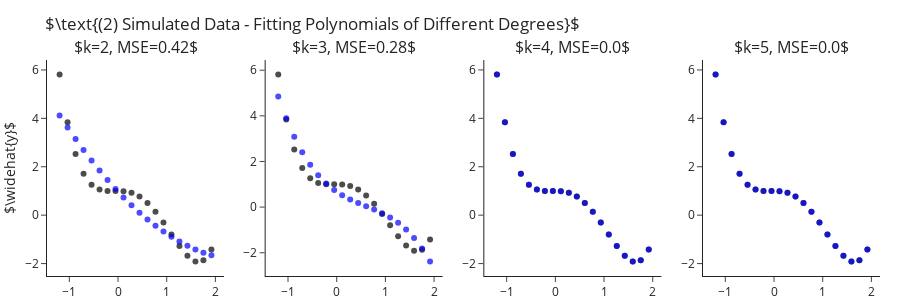

Write notebook code for a chart like this one.
### Markdown cell above
## Fitting A Polynomial Of Different Degrees

Next, let us fit polynomials of different degrees and different noise properties to study how it influences the learned model.
We begin with the noise-less case where we fit for different values of $k$. As we increase $k$ we manage to fit a model
that describes the data in a better way, reflected by the decrease in the MSE.

*Notice that in both the `PolynomialFeatures` and `LinearRegression` functions we can add the bias/intercept parameter. As in this case it makes no difference, we will include the bias in the polynomial features transformation and fit a linear regression **without** an intercept. The bias parameter of the polynomial features (i.e. $x^0$) will in reality be the intercept of the linear regression.*

### Code cell
from sklearn.linear_model import LinearRegression
from sklearn.pipeline import make_pipeline

ks = [2, 3, 4, 5]
fig = make_subplots(1, 4, subplot_titles=list(ks))
for i, k in enumerate(ks):
    y_hat = make_pipeline(PolynomialFeatures(k), LinearRegression(fit_intercept=False)).fit(X, y_).predict(X)
    
    fig.add_traces([go.Scatter(x=x, y=y_, mode="markers", name="Real Points",  marker=dict(color="black", opacity=.7), showlegend=False),
                    go.Scatter(x=x, y=y_hat, mode="markers", name="Predicted Points",  marker=dict(color="blue", opacity=.7), showlegend=False)], rows=1, cols=i+1)
    fig["layout"]["annotations"][i]["text"] = rf"$k={{0}}, MSE={{1}}$".format(k, round(np.mean((y_-y_hat)**2), 2))

fig.update_layout(title=r"$\text{(2) Simulated Data - Fitting Polynomials of Different Degrees}$",
                  margin=dict(t=60),
                  yaxis_title=r"$\widehat{y}$",
                  height=300).show()

### Figure 1 — Plotly figure (JSON) as saved in the notebook; plotly's stock layout.template omitted (floating-point values rounded to 4 significant figures)
{"data": [{"marker": {"color": "black", "opacity": 0.7}, "mode": "markers", "name": "Real Points", "showlegend": false, "x": [-1.2, -1.036, -0.8718, -0.7077, -0.5436, -0.3795, -0.2154, -0.05128, 0.1128, 0.2769, 0.441, 0.6051, 0.7692, 0.9333, 1.097, 1.262, 1.426, 1.59, 1.754, 1.918], "y": [5.81, 3.838, 2.523, 1.709, 1.261, 1.058, 0.9989, 0.999, 0.9909, 0.9251, 0.769, 0.5078, 0.1439, -0.3028, -0.7951, -1.278, -1.68, -1.912, -1.866, -1.418], "type": "scatter", "xaxis": "x", "yaxis": "y"}, {"marker": {"color": "blue", "opacity": 0.7}, "mode": "markers", "name": "Predicted Points", "showlegend": false, "x": [-1.2, -1.036, -0.8718, -0.7077, -0.5436, -0.3795, -0.2154, -0.05128, 0.1128, 0.2769, 0.441, 0.6051, 0.7692, 0.9333, 1.097, 1.262, 1.426, 1.59, 1.754, 1.918], "y": [4.121, 3.622, 3.144, 2.688, 2.254, 1.842, 1.451, 1.082, 0.7341, 0.4083, 0.1042, -0.1782, -0.439, -0.6781, -0.8955, -1.091, -1.265, -1.418, -1.548, -1.657], "type": "scatter", "xaxis": "x", "yaxis": "y"}, {"marker": {"color": "black", "opacity": 0.7}, "mode": "markers", "name": "Real Points", "showlegend": false, "x": [-1.2, -1.036, -0.8718, -0.7077, -0.5436, -0.3795, -0.2154, -0.05128, 0.1128, 0.2769, 0.441, 0.6051, 0.7692, 0.9333, 1.097, 1.262, 1.426, 1.59, 1.754, 1.918], "y": [5.81, 3.838, 2.523, 1.709, 1.261, 1.058, 0.9989, 0.999, 0.9909, 0.9251, 0.769, 0.5078, 0.1439, -0.3028, -0.7951, -1.278, -1.68, -1.912, -1.866, -1.418], "type": "scatter", "xaxis": "x2", "yaxis": "y2"}, {"marker": {"color": "blue", "opacity": 0.7}, "mode": "markers", "name": "Predicted Points", "showlegend": false, "x": [-1.2, -1.036, -0.8718, -0.7077, -0.5436, -0.3795, -0.2154, -0.05128, 0.1128, 0.2769, 0.441, 0.6051, 0.7692, 0.9333, 1.097, 1.262, 1.426, 1.59, 1.754, 1.918], "y": [4.846, 3.889, 3.081, 2.406, 1.851, 1.4, 1.037, 0.7488, 0.5195, 0.3343, 0.1782, 0.0364, -0.1062, -0.2645, -0.4535, -0.6881, -0.9833, -1.354, -1.815, -2.382], "type": "scatter", "xaxis": "x2", "yaxis": "y2"}, {"marker": {"color": "black", "opacity": 0.7}, "mode": "markers", "name": "Real Points", "showlegend": false, "x": [-1.2, -1.036, -0.8718, -0.7077, -0.5436, -0.3795, -0.2154, -0.05128, 0.1128, 0.2769, 0.441, 0.6051, 0.7692, 0.9333, 1.097, 1.262, 1.426, 1.59, 1.754, 1.918], "y": [5.81, 3.838, 2.523, 1.709, 1.261, 1.058, 0.9989, 0.999, 0.9909, 0.9251, 0.769, 0.5078, 0.1439, -0.3028, -0.7951, -1.278, -1.68, -1.912, -1.866, -1.418], "type": "scatter", "xaxis": "x3", "yaxis": "y3"}, {"marker": {"color": "blue", "opacity": 0.7}, "mode": "markers", "name": "Predicted Points", "showlegend": false, "x": [-1.2, -1.036, -0.8718, -0.7077, -0.5436, -0.3795, -0.2154, -0.05128, 0.1128, 0.2769, 0.441, 0.6051, 0.7692, 0.9333, 1.097, 1.262, 1.426, 1.59, 1.754, 1.918], "y": [5.81, 3.838, 2.523, 1.709, 1.261, 1.058, 0.9989, 0.999, 0.9909, 0.9251, 0.769, 0.5078, 0.1439, -0.3028, -0.7951, -1.278, -1.68, -1.912, -1.866, -1.418], "type": "scatter", "xaxis": "x3", "yaxis": "y3"}, {"marker": {"color": "black", "opacity": 0.7}, "mode": "markers", "name": "Real Points", "showlegend": false, "x": [-1.2, -1.036, -0.8718, -0.7077, -0.5436, -0.3795, -0.2154, -0.05128, 0.1128, 0.2769, 0.441, 0.6051, 0.7692, 0.9333, 1.097, 1.262, 1.426, 1.59, 1.754, 1.918], "y": [5.81, 3.838, 2.523, 1.709, 1.261, 1.058, 0.9989, 0.999, 0.9909, 0.9251, 0.769, 0.5078, 0.1439, -0.3028, -0.7951, -1.278, -1.68, -1.912, -1.866, -1.418], "type": "scatter", "xaxis": "x4", "yaxis": "y4"}, {"marker": {"color": "blue", "opacity": 0.7}, "mode": "markers", "name": "Predicted Points", "showlegend": false, "x": [-1.2, -1.036, -0.8718, -0.7077, -0.5436, -0.3795, -0.2154, -0.05128, 0.1128, 0.2769, 0.441, 0.6051, 0.7692, 0.9333, 1.097, 1.262, 1.426, 1.59, 1.754, 1.918], "y": [5.81, 3.838, 2.523, 1.709, 1.261, 1.058, 0.9989, 0.999, 0.9909, 0.9251, 0.769, 0.5078, 0.1439, -0.3028, -0.7951, -1.278, -1.68, -1.912, -1.866, -1.418], "type": "scatter", "xaxis": "x4", "yaxis": "y4"}], "layout": {"xaxis": {"anchor": "y", "domain": [0.0, 0.2125]}, "yaxis": {"anchor": "x", "domain": [0.0, 1.0], "title": {"text": "$\\widehat{y}$"}}, "xaxis2": {"anchor": "y2", "domain": [0.2625, 0.475]}, "yaxis2": {"anchor": "x2", "domain": [0.0, 1.0]}, "xaxis3": {"anchor": "y3", "domain": [0.525, 0.7375]}, "yaxis3": {"anchor": "x3", "domain": [0.0, 1.0]}, "xaxis4": {"anchor": "y4", "domain": [0.7875, 1.0]}, "yaxis4": {"anchor": "x4", "domain": [0.0, 1.0]}, "annotations": [{"font": {"size": 16}, "showarrow": false, "text": "$k=2, MSE=0.42$", "x": 0.1062, "xanchor": "center", "xref": "paper", "y": 1.0, "yanchor": "bottom", "yref": "paper"}, {"font": {"size": 16}, "showarrow": false, "text": "$k=3, MSE=0.28$", "x": 0.3688, "xanchor": "center", "xref": "paper", "y": 1.0, "yanchor": "bottom", "yref": "paper"}, {"font": {"size": 16}, "showarrow": false, "text": "$k=4, MSE=0.0$", "x": 0.6313, "xanchor": "center", "xref": "paper", "y": 1.0, "yanchor": "bottom", "yref": "paper"}, {"font": {"size": 16}, "showarrow": false, "text": "$k=5, MSE=0.0$", "x": 0.8938, "xanchor": "center", "xref": "paper", "y": 1.0, "yanchor": "bottom", "yref": "paper"}], "margin": {"t": 60}, "title": {"text": "$\\text{(2) Simulated Data - Fitting Polynomials of Different Degrees}$"}, "height": 300}}
